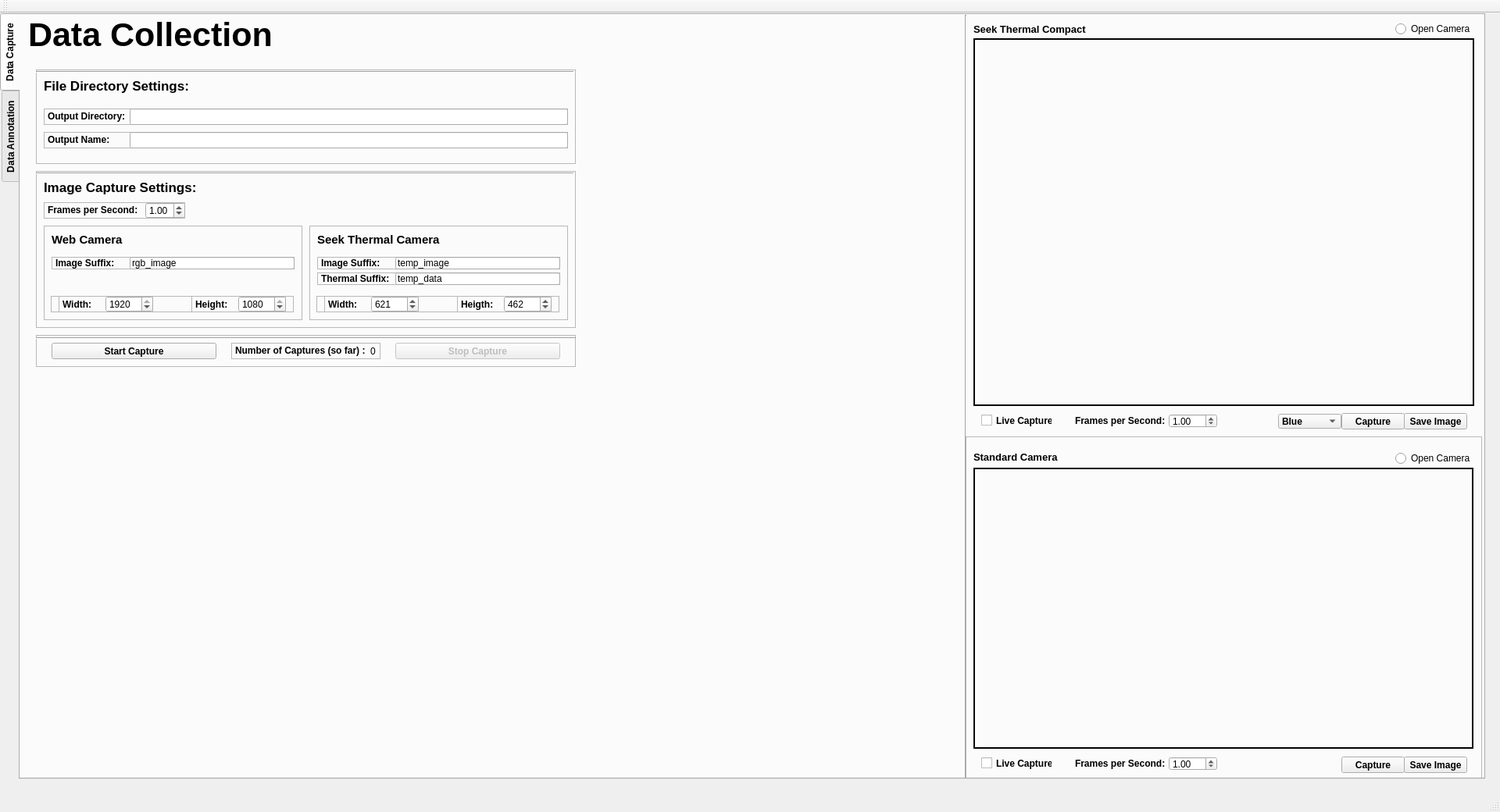
<?xml version="1.0" encoding="UTF-8"?>
<ui version="4.0">
 <class>ThermalVisionControlClass</class>
 <widget class="QMainWindow" name="ThermalVisionControlClass">
  <property name="geometry">
   <rect>
    <x>0</x>
    <y>0</y>
    <width>1920</width>
    <height>1040</height>
   </rect>
  </property>
  <property name="windowTitle">
   <string>ThermalVisionControl</string>
  </property>
  <property name="layoutDirection">
   <enum>Qt::LeftToRight</enum>
  </property>
  <widget class="QWidget" name="centralWidget">
   <widget class="QTabWidget" name="tabWidget">
    <property name="geometry">
     <rect>
      <x>0</x>
      <y>0</y>
      <width>1901</width>
      <height>981</height>
     </rect>
    </property>
    <property name="font">
     <font>
      <weight>75</weight>
      <italic>false</italic>
      <bold>true</bold>
      <strikeout>false</strikeout>
      <stylestrategy>PreferAntialias</stylestrategy>
      <kerning>true</kerning>
     </font>
    </property>
    <property name="mouseTracking">
     <bool>false</bool>
    </property>
    <property name="tabletTracking">
     <bool>false</bool>
    </property>
    <property name="focusPolicy">
     <enum>Qt::NoFocus</enum>
    </property>
    <property name="layoutDirection">
     <enum>Qt::LeftToRight</enum>
    </property>
    <property name="tabPosition">
     <enum>QTabWidget::West</enum>
    </property>
    <property name="tabShape">
     <enum>QTabWidget::Rounded</enum>
    </property>
    <property name="currentIndex">
     <number>0</number>
    </property>
    <property name="elideMode">
     <enum>Qt::ElideNone</enum>
    </property>
    <widget class="QWidget" name="DataCaptureTab">
     <attribute name="title">
      <string>Data Capture</string>
     </attribute>
     <widget class="QFrame" name="SeekThermalFrame">
      <property name="geometry">
       <rect>
        <x>1210</x>
        <y>0</y>
        <width>661</width>
        <height>541</height>
       </rect>
      </property>
      <property name="layoutDirection">
       <enum>Qt::LeftToRight</enum>
      </property>
      <property name="frameShape">
       <enum>QFrame::NoFrame</enum>
      </property>
      <property name="frameShadow">
       <enum>QFrame::Sunken</enum>
      </property>
      <widget class="QLabel" name="SeekDisplay">
       <property name="geometry">
        <rect>
         <x>10</x>
         <y>30</y>
         <width>641</width>
         <height>471</height>
        </rect>
       </property>
       <property name="frameShape">
        <enum>QFrame::WinPanel</enum>
       </property>
       <property name="lineWidth">
        <number>2</number>
       </property>
       <property name="text">
        <string/>
       </property>
       <property name="alignment">
        <set>Qt::AlignCenter</set>
       </property>
      </widget>
      <widget class="QLabel" name="SeekDisplayTitle">
       <property name="geometry">
        <rect>
         <x>10</x>
         <y>10</y>
         <width>411</width>
         <height>16</height>
        </rect>
       </property>
       <property name="font">
        <font>
         <pointsize>10</pointsize>
         <weight>75</weight>
         <italic>false</italic>
         <bold>true</bold>
         <strikeout>false</strikeout>
         <stylestrategy>PreferAntialias</stylestrategy>
         <kerning>true</kerning>
        </font>
       </property>
       <property name="text">
        <string>Seek Thermal Compact</string>
       </property>
       <property name="alignment">
        <set>Qt::AlignLeading|Qt::AlignLeft|Qt::AlignVCenter</set>
       </property>
      </widget>
      <widget class="QCheckBox" name="SeekEnable">
       <property name="geometry">
        <rect>
         <x>20</x>
         <y>511</y>
         <width>91</width>
         <height>17</height>
        </rect>
       </property>
       <property name="text">
        <string>Live Capture</string>
       </property>
       <property name="checked">
        <bool>false</bool>
       </property>
       <property name="autoRepeat">
        <bool>false</bool>
       </property>
       <property name="tristate">
        <bool>false</bool>
       </property>
      </widget>
      <widget class="QPushButton" name="SeekCapture">
       <property name="geometry">
        <rect>
         <x>481</x>
         <y>510</y>
         <width>81</width>
         <height>21</height>
        </rect>
       </property>
       <property name="text">
        <string>Capture</string>
       </property>
      </widget>
      <widget class="QPushButton" name="SeekSave">
       <property name="geometry">
        <rect>
         <x>561</x>
         <y>510</y>
         <width>81</width>
         <height>21</height>
        </rect>
       </property>
       <property name="text">
        <string>Save Image</string>
       </property>
      </widget>
      <widget class="QComboBox" name="SeekCombo">
       <property name="geometry">
        <rect>
         <x>400</x>
         <y>511</y>
         <width>81</width>
         <height>19</height>
        </rect>
       </property>
       <property name="sizePolicy">
        <sizepolicy hsizetype="Minimum" vsizetype="Fixed">
         <horstretch>0</horstretch>
         <verstretch>0</verstretch>
        </sizepolicy>
       </property>
       <item>
        <property name="text">
         <string>Blue</string>
        </property>
       </item>
       <item>
        <property name="text">
         <string>Red</string>
        </property>
       </item>
       <item>
        <property name="text">
         <string>Rainbow</string>
        </property>
       </item>
       <item>
        <property name="text">
         <string>B&amp;W</string>
        </property>
       </item>
      </widget>
      <widget class="QDoubleSpinBox" name="SeekFrameRate">
       <property name="geometry">
        <rect>
         <x>260</x>
         <y>511</y>
         <width>62</width>
         <height>18</height>
        </rect>
       </property>
       <property name="font">
        <font>
         <weight>50</weight>
         <italic>false</italic>
         <bold>false</bold>
         <strikeout>false</strikeout>
         <stylestrategy>PreferAntialias</stylestrategy>
         <kerning>true</kerning>
        </font>
       </property>
       <property name="minimum">
        <double>0.100000000000000</double>
       </property>
       <property name="maximum">
        <double>10.000000000000000</double>
       </property>
       <property name="singleStep">
        <double>0.100000000000000</double>
       </property>
       <property name="value">
        <double>1.000000000000000</double>
       </property>
      </widget>
      <widget class="QLabel" name="SeekFrameRateLabel">
       <property name="geometry">
        <rect>
         <x>140</x>
         <y>511</y>
         <width>121</width>
         <height>17</height>
        </rect>
       </property>
       <property name="text">
        <string>Frames per Second:</string>
       </property>
      </widget>
      <widget class="QRadioButton" name="SeekOpen">
       <property name="geometry">
        <rect>
         <x>550</x>
         <y>10</y>
         <width>101</width>
         <height>16</height>
        </rect>
       </property>
       <property name="font">
        <font>
         <weight>50</weight>
         <italic>false</italic>
         <bold>false</bold>
         <strikeout>false</strikeout>
         <stylestrategy>PreferAntialias</stylestrategy>
         <kerning>true</kerning>
        </font>
       </property>
       <property name="text">
        <string>Open Camera</string>
       </property>
      </widget>
     </widget>
     <widget class="QLabel" name="DataCollectionTitle">
      <property name="geometry">
       <rect>
        <x>10</x>
        <y>0</y>
        <width>591</width>
        <height>51</height>
       </rect>
      </property>
      <property name="font">
       <font>
        <pointsize>32</pointsize>
        <weight>75</weight>
        <italic>false</italic>
        <bold>true</bold>
        <underline>false</underline>
        <strikeout>false</strikeout>
        <stylestrategy>PreferAntialias</stylestrategy>
        <kerning>true</kerning>
       </font>
      </property>
      <property name="frameShape">
       <enum>QFrame::NoFrame</enum>
      </property>
      <property name="text">
       <string>Data Collection </string>
      </property>
     </widget>
     <widget class="Line" name="VertLine">
      <property name="geometry">
       <rect>
        <x>1200</x>
        <y>0</y>
        <width>20</width>
        <height>1011</height>
       </rect>
      </property>
      <property name="orientation">
       <enum>Qt::Vertical</enum>
      </property>
     </widget>
     <widget class="QFrame" name="FDirSettings">
      <property name="geometry">
       <rect>
        <x>20</x>
        <y>70</y>
        <width>691</width>
        <height>121</height>
       </rect>
      </property>
      <property name="frameShape">
       <enum>QFrame::StyledPanel</enum>
      </property>
      <property name="frameShadow">
       <enum>QFrame::Raised</enum>
      </property>
      <widget class="QFrame" name="OutDirFrame">
       <property name="geometry">
        <rect>
         <x>10</x>
         <y>50</y>
         <width>671</width>
         <height>21</height>
        </rect>
       </property>
       <property name="frameShape">
        <enum>QFrame::StyledPanel</enum>
       </property>
       <property name="frameShadow">
        <enum>QFrame::Plain</enum>
       </property>
       <widget class="QLineEdit" name="OutDirLine">
        <property name="geometry">
         <rect>
          <x>110</x>
          <y>0</y>
          <width>561</width>
          <height>21</height>
         </rect>
        </property>
        <property name="font">
         <font>
          <weight>50</weight>
          <italic>false</italic>
          <bold>false</bold>
          <strikeout>false</strikeout>
          <stylestrategy>PreferAntialias</stylestrategy>
          <kerning>true</kerning>
         </font>
        </property>
        <property name="text">
         <string/>
        </property>
        <property name="frame">
         <bool>true</bool>
        </property>
        <property name="readOnly">
         <bool>false</bool>
        </property>
       </widget>
       <widget class="QLabel" name="OutDirLabel">
        <property name="geometry">
         <rect>
          <x>5</x>
          <y>0</y>
          <width>100</width>
          <height>20</height>
         </rect>
        </property>
        <property name="toolTip">
         <string>&lt;html&gt;&lt;head/&gt;&lt;body&gt;&lt;p&gt;Output Directory: &lt;span style=&quot; font-weight:400;&quot;&gt;Path to directory where a directory &amp;quot;Output Name&amp;quot; will be created and where the output of the data collection run will be stored. &lt;/span&gt;&lt;/p&gt;&lt;/body&gt;&lt;/html&gt;</string>
        </property>
        <property name="text">
         <string>Output Directory:</string>
        </property>
       </widget>
      </widget>
      <widget class="QFrame" name="OutNameFrame">
       <property name="geometry">
        <rect>
         <x>10</x>
         <y>80</y>
         <width>671</width>
         <height>21</height>
        </rect>
       </property>
       <property name="frameShape">
        <enum>QFrame::StyledPanel</enum>
       </property>
       <property name="frameShadow">
        <enum>QFrame::Plain</enum>
       </property>
       <widget class="QLineEdit" name="OutNameLine">
        <property name="geometry">
         <rect>
          <x>110</x>
          <y>0</y>
          <width>561</width>
          <height>21</height>
         </rect>
        </property>
        <property name="font">
         <font>
          <weight>50</weight>
          <italic>false</italic>
          <bold>false</bold>
          <strikeout>false</strikeout>
          <stylestrategy>PreferAntialias</stylestrategy>
          <kerning>true</kerning>
         </font>
        </property>
        <property name="text">
         <string/>
        </property>
        <property name="frame">
         <bool>true</bool>
        </property>
        <property name="readOnly">
         <bool>false</bool>
        </property>
       </widget>
       <widget class="QLabel" name="OutNameLabel">
        <property name="geometry">
         <rect>
          <x>5</x>
          <y>0</y>
          <width>100</width>
          <height>20</height>
         </rect>
        </property>
        <property name="toolTip">
         <string>&lt;html&gt;&lt;head/&gt;&lt;body&gt;&lt;p&gt;Output Name: &lt;span style=&quot; font-weight:400;&quot;&gt;Name of folder that will be created inside Output Directory; in which, the thermal, RGB, and CSV files from the data collection run will be saved. &lt;/span&gt;&lt;/p&gt;&lt;/body&gt;&lt;/html&gt;</string>
        </property>
        <property name="text">
         <string>Output Name:</string>
        </property>
       </widget>
      </widget>
      <widget class="QLabel" name="FDirLabel">
       <property name="geometry">
        <rect>
         <x>10</x>
         <y>10</y>
         <width>221</width>
         <height>21</height>
        </rect>
       </property>
       <property name="font">
        <font>
         <pointsize>13</pointsize>
         <weight>75</weight>
         <italic>false</italic>
         <bold>true</bold>
         <strikeout>false</strikeout>
         <stylestrategy>PreferAntialias</stylestrategy>
         <kerning>true</kerning>
        </font>
       </property>
       <property name="text">
        <string>File Directory Settings:</string>
       </property>
      </widget>
      <widget class="Line" name="FDirHorizontalLine">
       <property name="geometry">
        <rect>
         <x>-3</x>
         <y>-5</y>
         <width>691</width>
         <height>16</height>
        </rect>
       </property>
       <property name="orientation">
        <enum>Qt::Horizontal</enum>
       </property>
      </widget>
     </widget>
     <widget class="QFrame" name="ImgCapSettings">
      <property name="geometry">
       <rect>
        <x>20</x>
        <y>200</y>
        <width>691</width>
        <height>201</height>
       </rect>
      </property>
      <property name="frameShape">
       <enum>QFrame::StyledPanel</enum>
      </property>
      <property name="frameShadow">
       <enum>QFrame::Raised</enum>
      </property>
      <widget class="QFrame" name="CapFPSFrame">
       <property name="geometry">
        <rect>
         <x>10</x>
         <y>40</y>
         <width>181</width>
         <height>21</height>
        </rect>
       </property>
       <property name="frameShape">
        <enum>QFrame::StyledPanel</enum>
       </property>
       <property name="frameShadow">
        <enum>QFrame::Plain</enum>
       </property>
       <widget class="QLabel" name="CapFPSLabel">
        <property name="geometry">
         <rect>
          <x>5</x>
          <y>0</y>
          <width>121</width>
          <height>20</height>
         </rect>
        </property>
        <property name="toolTip">
         <string>&lt;html&gt;&lt;head/&gt;&lt;body&gt;&lt;p&gt;Output Directory: &lt;span style=&quot; font-weight:400;&quot;&gt;Path to directory where a directory &amp;quot;Output Name&amp;quot; will be created and where the output of the data collection run will be stored. &lt;/span&gt;&lt;/p&gt;&lt;/body&gt;&lt;/html&gt;</string>
        </property>
        <property name="text">
         <string>Frames per Second:</string>
        </property>
       </widget>
       <widget class="QDoubleSpinBox" name="CapFrameRate">
        <property name="geometry">
         <rect>
          <x>130</x>
          <y>0</y>
          <width>51</width>
          <height>21</height>
         </rect>
        </property>
        <property name="font">
         <font>
          <weight>50</weight>
          <italic>false</italic>
          <bold>false</bold>
          <strikeout>false</strikeout>
          <stylestrategy>PreferAntialias</stylestrategy>
          <kerning>true</kerning>
         </font>
        </property>
        <property name="minimum">
         <double>0.100000000000000</double>
        </property>
        <property name="maximum">
         <double>10.000000000000000</double>
        </property>
        <property name="singleStep">
         <double>0.100000000000000</double>
        </property>
        <property name="value">
         <double>1.000000000000000</double>
        </property>
       </widget>
      </widget>
      <widget class="QLabel" name="ImageSettingsTitle">
       <property name="geometry">
        <rect>
         <x>10</x>
         <y>10</y>
         <width>221</width>
         <height>21</height>
        </rect>
       </property>
       <property name="font">
        <font>
         <pointsize>13</pointsize>
         <weight>75</weight>
         <italic>false</italic>
         <bold>true</bold>
         <strikeout>false</strikeout>
         <stylestrategy>PreferAntialias</stylestrategy>
         <kerning>true</kerning>
        </font>
       </property>
       <property name="text">
        <string>Image Capture Settings:</string>
       </property>
      </widget>
      <widget class="Line" name="ImgCapSettingsHorzLine">
       <property name="geometry">
        <rect>
         <x>-3</x>
         <y>-5</y>
         <width>691</width>
         <height>16</height>
        </rect>
       </property>
       <property name="orientation">
        <enum>Qt::Horizontal</enum>
       </property>
      </widget>
      <widget class="QFrame" name="WebCamFrame">
       <property name="geometry">
        <rect>
         <x>10</x>
         <y>70</y>
         <width>331</width>
         <height>121</height>
        </rect>
       </property>
       <property name="frameShape">
        <enum>QFrame::StyledPanel</enum>
       </property>
       <property name="frameShadow">
        <enum>QFrame::Plain</enum>
       </property>
       <widget class="QLabel" name="WebCamTitle">
        <property name="geometry">
         <rect>
          <x>10</x>
          <y>10</y>
          <width>141</width>
          <height>16</height>
         </rect>
        </property>
        <property name="font">
         <font>
          <pointsize>11</pointsize>
          <weight>75</weight>
          <italic>false</italic>
          <bold>true</bold>
          <strikeout>false</strikeout>
          <stylestrategy>PreferAntialias</stylestrategy>
          <kerning>true</kerning>
         </font>
        </property>
        <property name="text">
         <string>Web Camera</string>
        </property>
       </widget>
       <widget class="QFrame" name="WebWidthHeightFrame">
        <property name="geometry">
         <rect>
          <x>9</x>
          <y>90</y>
          <width>311</width>
          <height>21</height>
         </rect>
        </property>
        <property name="frameShape">
         <enum>QFrame::StyledPanel</enum>
        </property>
        <property name="frameShadow">
         <enum>QFrame::Raised</enum>
        </property>
        <widget class="QFrame" name="WebHeightFrame">
         <property name="geometry">
          <rect>
           <x>180</x>
           <y>0</y>
           <width>121</width>
           <height>21</height>
          </rect>
         </property>
         <property name="frameShape">
          <enum>QFrame::StyledPanel</enum>
         </property>
         <property name="frameShadow">
          <enum>QFrame::Raised</enum>
         </property>
         <widget class="QSpinBox" name="WebHeight">
          <property name="geometry">
           <rect>
            <x>60</x>
            <y>0</y>
            <width>61</width>
            <height>21</height>
           </rect>
          </property>
          <property name="font">
           <font>
            <weight>50</weight>
            <italic>false</italic>
            <bold>false</bold>
            <strikeout>false</strikeout>
            <stylestrategy>PreferAntialias</stylestrategy>
            <kerning>true</kerning>
           </font>
          </property>
          <property name="maximum">
           <number>1080</number>
          </property>
          <property name="singleStep">
           <number>100</number>
          </property>
          <property name="value">
           <number>1080</number>
          </property>
         </widget>
         <widget class="QLabel" name="WebHeightLabel">
          <property name="geometry">
           <rect>
            <x>5</x>
            <y>0</y>
            <width>45</width>
            <height>21</height>
           </rect>
          </property>
          <property name="text">
           <string>Height:</string>
          </property>
         </widget>
        </widget>
        <widget class="QFrame" name="WebWidthFrame">
         <property name="geometry">
          <rect>
           <x>10</x>
           <y>0</y>
           <width>121</width>
           <height>21</height>
          </rect>
         </property>
         <property name="frameShape">
          <enum>QFrame::StyledPanel</enum>
         </property>
         <property name="frameShadow">
          <enum>QFrame::Raised</enum>
         </property>
         <widget class="QSpinBox" name="WebWidth">
          <property name="geometry">
           <rect>
            <x>60</x>
            <y>0</y>
            <width>61</width>
            <height>21</height>
           </rect>
          </property>
          <property name="font">
           <font>
            <weight>50</weight>
            <italic>false</italic>
            <bold>false</bold>
            <strikeout>false</strikeout>
            <stylestrategy>PreferAntialias</stylestrategy>
            <kerning>true</kerning>
           </font>
          </property>
          <property name="maximum">
           <number>1920</number>
          </property>
          <property name="singleStep">
           <number>100</number>
          </property>
          <property name="value">
           <number>1920</number>
          </property>
         </widget>
         <widget class="QLabel" name="WebWidthLabel">
          <property name="geometry">
           <rect>
            <x>5</x>
            <y>0</y>
            <width>45</width>
            <height>21</height>
           </rect>
          </property>
          <property name="text">
           <string>Width:</string>
          </property>
         </widget>
        </widget>
       </widget>
       <widget class="QFrame" name="WebImgSuffixFrame">
        <property name="geometry">
         <rect>
          <x>10</x>
          <y>40</y>
          <width>311</width>
          <height>16</height>
         </rect>
        </property>
        <property name="frameShape">
         <enum>QFrame::StyledPanel</enum>
        </property>
        <property name="frameShadow">
         <enum>QFrame::Plain</enum>
        </property>
        <widget class="QLineEdit" name="WebImgSuffix">
         <property name="geometry">
          <rect>
           <x>100</x>
           <y>0</y>
           <width>211</width>
           <height>16</height>
          </rect>
         </property>
         <property name="font">
          <font>
           <weight>50</weight>
           <italic>false</italic>
           <bold>false</bold>
           <strikeout>false</strikeout>
           <stylestrategy>PreferAntialias</stylestrategy>
           <kerning>true</kerning>
          </font>
         </property>
         <property name="text">
          <string>rgb_image</string>
         </property>
        </widget>
        <widget class="QLabel" name="WebImgSuffixLabel">
         <property name="geometry">
          <rect>
           <x>5</x>
           <y>0</y>
           <width>91</width>
           <height>16</height>
          </rect>
         </property>
         <property name="text">
          <string>Image Suffix:</string>
         </property>
        </widget>
       </widget>
      </widget>
      <widget class="QFrame" name="SeekCamFrame">
       <property name="geometry">
        <rect>
         <x>350</x>
         <y>70</y>
         <width>331</width>
         <height>121</height>
        </rect>
       </property>
       <property name="frameShape">
        <enum>QFrame::StyledPanel</enum>
       </property>
       <property name="frameShadow">
        <enum>QFrame::Plain</enum>
       </property>
       <property name="lineWidth">
        <number>1</number>
       </property>
       <property name="midLineWidth">
        <number>0</number>
       </property>
       <widget class="QLabel" name="SeekCamTitle">
        <property name="geometry">
         <rect>
          <x>10</x>
          <y>10</y>
          <width>171</width>
          <height>16</height>
         </rect>
        </property>
        <property name="font">
         <font>
          <pointsize>11</pointsize>
          <weight>75</weight>
          <italic>false</italic>
          <bold>true</bold>
          <strikeout>false</strikeout>
          <stylestrategy>PreferAntialias</stylestrategy>
          <kerning>true</kerning>
         </font>
        </property>
        <property name="text">
         <string>Seek Thermal Camera</string>
        </property>
       </widget>
       <widget class="QFrame" name="SeekTempSuffixFrame">
        <property name="geometry">
         <rect>
          <x>10</x>
          <y>60</y>
          <width>311</width>
          <height>16</height>
         </rect>
        </property>
        <property name="frameShape">
         <enum>QFrame::StyledPanel</enum>
        </property>
        <property name="frameShadow">
         <enum>QFrame::Plain</enum>
        </property>
        <widget class="QLineEdit" name="SeekTempSuffix">
         <property name="geometry">
          <rect>
           <x>100</x>
           <y>0</y>
           <width>211</width>
           <height>16</height>
          </rect>
         </property>
         <property name="font">
          <font>
           <weight>50</weight>
           <italic>false</italic>
           <bold>false</bold>
           <strikeout>false</strikeout>
           <stylestrategy>PreferAntialias</stylestrategy>
           <kerning>true</kerning>
          </font>
         </property>
         <property name="text">
          <string>temp_data</string>
         </property>
        </widget>
        <widget class="QLabel" name="SeekTempSuffixLabel">
         <property name="geometry">
          <rect>
           <x>5</x>
           <y>0</y>
           <width>91</width>
           <height>16</height>
          </rect>
         </property>
         <property name="text">
          <string>Thermal Suffix:</string>
         </property>
        </widget>
       </widget>
       <widget class="QFrame" name="SeekWidthHeightFrame">
        <property name="geometry">
         <rect>
          <x>9</x>
          <y>90</y>
          <width>311</width>
          <height>21</height>
         </rect>
        </property>
        <property name="frameShape">
         <enum>QFrame::StyledPanel</enum>
        </property>
        <property name="frameShadow">
         <enum>QFrame::Raised</enum>
        </property>
        <widget class="QFrame" name="SeekHeigthFrame">
         <property name="geometry">
          <rect>
           <x>180</x>
           <y>0</y>
           <width>121</width>
           <height>21</height>
          </rect>
         </property>
         <property name="frameShape">
          <enum>QFrame::StyledPanel</enum>
         </property>
         <property name="frameShadow">
          <enum>QFrame::Raised</enum>
         </property>
         <widget class="QSpinBox" name="SeekHeight">
          <property name="geometry">
           <rect>
            <x>60</x>
            <y>0</y>
            <width>61</width>
            <height>21</height>
           </rect>
          </property>
          <property name="font">
           <font>
            <weight>50</weight>
            <italic>false</italic>
            <bold>false</bold>
            <strikeout>false</strikeout>
            <stylestrategy>PreferAntialias</stylestrategy>
            <kerning>true</kerning>
           </font>
          </property>
          <property name="maximum">
           <number>4000</number>
          </property>
          <property name="value">
           <number>462</number>
          </property>
         </widget>
         <widget class="QLabel" name="SeekHeightLabel">
          <property name="geometry">
           <rect>
            <x>5</x>
            <y>0</y>
            <width>45</width>
            <height>21</height>
           </rect>
          </property>
          <property name="text">
           <string>Heigth:</string>
          </property>
         </widget>
        </widget>
        <widget class="QFrame" name="SeekWidthFrame">
         <property name="geometry">
          <rect>
           <x>10</x>
           <y>0</y>
           <width>121</width>
           <height>21</height>
          </rect>
         </property>
         <property name="frameShape">
          <enum>QFrame::StyledPanel</enum>
         </property>
         <property name="frameShadow">
          <enum>QFrame::Raised</enum>
         </property>
         <widget class="QSpinBox" name="SeekWidth">
          <property name="geometry">
           <rect>
            <x>60</x>
            <y>0</y>
            <width>61</width>
            <height>21</height>
           </rect>
          </property>
          <property name="font">
           <font>
            <weight>50</weight>
            <italic>false</italic>
            <bold>false</bold>
            <strikeout>false</strikeout>
            <stylestrategy>PreferAntialias</stylestrategy>
            <kerning>true</kerning>
           </font>
          </property>
          <property name="maximum">
           <number>4000</number>
          </property>
          <property name="value">
           <number>621</number>
          </property>
         </widget>
         <widget class="QLabel" name="SeekWidthLabel">
          <property name="geometry">
           <rect>
            <x>5</x>
            <y>0</y>
            <width>45</width>
            <height>21</height>
           </rect>
          </property>
          <property name="text">
           <string>Width:</string>
          </property>
         </widget>
        </widget>
       </widget>
       <widget class="QFrame" name="SeekImgSuffixFrame">
        <property name="geometry">
         <rect>
          <x>10</x>
          <y>40</y>
          <width>311</width>
          <height>16</height>
         </rect>
        </property>
        <property name="frameShape">
         <enum>QFrame::StyledPanel</enum>
        </property>
        <property name="frameShadow">
         <enum>QFrame::Plain</enum>
        </property>
        <widget class="QLineEdit" name="SeekImgSuffix">
         <property name="geometry">
          <rect>
           <x>100</x>
           <y>0</y>
           <width>211</width>
           <height>16</height>
          </rect>
         </property>
         <property name="font">
          <font>
           <weight>50</weight>
           <italic>false</italic>
           <bold>false</bold>
           <strikeout>false</strikeout>
           <stylestrategy>PreferAntialias</stylestrategy>
           <kerning>true</kerning>
          </font>
         </property>
         <property name="text">
          <string>temp_image</string>
         </property>
        </widget>
        <widget class="QLabel" name="SeekImgSuffixLabel">
         <property name="geometry">
          <rect>
           <x>5</x>
           <y>0</y>
           <width>91</width>
           <height>16</height>
          </rect>
         </property>
         <property name="text">
          <string>Image Suffix:</string>
         </property>
        </widget>
       </widget>
      </widget>
     </widget>
     <widget class="QFrame" name="CaptFrame">
      <property name="geometry">
       <rect>
        <x>20</x>
        <y>410</y>
        <width>691</width>
        <height>41</height>
       </rect>
      </property>
      <property name="frameShape">
       <enum>QFrame::StyledPanel</enum>
      </property>
      <property name="frameShadow">
       <enum>QFrame::Raised</enum>
      </property>
      <widget class="QPushButton" name="CapStart">
       <property name="geometry">
        <rect>
         <x>20</x>
         <y>10</y>
         <width>211</width>
         <height>21</height>
        </rect>
       </property>
       <property name="text">
        <string>Start Capture</string>
       </property>
      </widget>
      <widget class="Line" name="line_4">
       <property name="geometry">
        <rect>
         <x>0</x>
         <y>-4</y>
         <width>691</width>
         <height>16</height>
        </rect>
       </property>
       <property name="orientation">
        <enum>Qt::Horizontal</enum>
       </property>
      </widget>
      <widget class="QFrame" name="frame">
       <property name="geometry">
        <rect>
         <x>250</x>
         <y>10</y>
         <width>191</width>
         <height>21</height>
        </rect>
       </property>
       <property name="frameShape">
        <enum>QFrame::StyledPanel</enum>
       </property>
       <property name="frameShadow">
        <enum>QFrame::Raised</enum>
       </property>
       <widget class="QLabel" name="CapNumLabel">
        <property name="geometry">
         <rect>
          <x>5</x>
          <y>0</y>
          <width>171</width>
          <height>20</height>
         </rect>
        </property>
        <property name="text">
         <string>Number of Captures (so far) : </string>
        </property>
       </widget>
       <widget class="QLabel" name="CapNumDisplay">
        <property name="geometry">
         <rect>
          <x>178</x>
          <y>0</y>
          <width>16</width>
          <height>21</height>
         </rect>
        </property>
        <property name="font">
         <font>
          <weight>50</weight>
          <italic>false</italic>
          <bold>false</bold>
          <strikeout>false</strikeout>
          <stylestrategy>PreferAntialias</stylestrategy>
          <kerning>true</kerning>
         </font>
        </property>
        <property name="text">
         <string>0</string>
        </property>
       </widget>
      </widget>
      <widget class="QPushButton" name="CapStop">
       <property name="enabled">
        <bool>false</bool>
       </property>
       <property name="geometry">
        <rect>
         <x>460</x>
         <y>10</y>
         <width>211</width>
         <height>21</height>
        </rect>
       </property>
       <property name="text">
        <string>Stop Capture</string>
       </property>
       <property name="autoDefault">
        <bool>false</bool>
       </property>
       <property name="default">
        <bool>false</bool>
       </property>
       <property name="flat">
        <bool>false</bool>
       </property>
      </widget>
     </widget>
     <widget class="QFrame" name="WebCamDisplayFrame">
      <property name="geometry">
       <rect>
        <x>1210</x>
        <y>540</y>
        <width>661</width>
        <height>451</height>
       </rect>
      </property>
      <property name="frameShape">
       <enum>QFrame::StyledPanel</enum>
      </property>
      <property name="frameShadow">
       <enum>QFrame::Raised</enum>
      </property>
      <widget class="QLabel" name="WebCamDisplay">
       <property name="geometry">
        <rect>
         <x>10</x>
         <y>40</y>
         <width>640</width>
         <height>360</height>
        </rect>
       </property>
       <property name="frameShape">
        <enum>QFrame::WinPanel</enum>
       </property>
       <property name="text">
        <string/>
       </property>
      </widget>
      <widget class="QLabel" name="WebCamDisplayTitle">
       <property name="geometry">
        <rect>
         <x>10</x>
         <y>16</y>
         <width>121</width>
         <height>20</height>
        </rect>
       </property>
       <property name="font">
        <font>
         <pointsize>10</pointsize>
         <weight>75</weight>
         <italic>false</italic>
         <bold>true</bold>
         <strikeout>false</strikeout>
         <stylestrategy>PreferAntialias</stylestrategy>
         <kerning>true</kerning>
        </font>
       </property>
       <property name="text">
        <string>Standard Camera</string>
       </property>
      </widget>
      <widget class="QCheckBox" name="WebCamDisplayEnable">
       <property name="geometry">
        <rect>
         <x>20</x>
         <y>410</y>
         <width>91</width>
         <height>17</height>
        </rect>
       </property>
       <property name="text">
        <string>Live Capture</string>
       </property>
       <property name="checked">
        <bool>false</bool>
       </property>
       <property name="autoRepeat">
        <bool>false</bool>
       </property>
       <property name="tristate">
        <bool>false</bool>
       </property>
      </widget>
      <widget class="QLabel" name="WebCamDisplayFpsLabel">
       <property name="geometry">
        <rect>
         <x>140</x>
         <y>410</y>
         <width>121</width>
         <height>17</height>
        </rect>
       </property>
       <property name="text">
        <string>Frames per Second:</string>
       </property>
      </widget>
      <widget class="QDoubleSpinBox" name="WebCamDisplayFrameRate">
       <property name="geometry">
        <rect>
         <x>260</x>
         <y>410</y>
         <width>62</width>
         <height>18</height>
        </rect>
       </property>
       <property name="font">
        <font>
         <weight>50</weight>
         <italic>false</italic>
         <bold>false</bold>
         <strikeout>false</strikeout>
         <stylestrategy>PreferAntialias</stylestrategy>
         <kerning>true</kerning>
        </font>
       </property>
       <property name="minimum">
        <double>0.100000000000000</double>
       </property>
       <property name="maximum">
        <double>60.000000000000000</double>
       </property>
       <property name="singleStep">
        <double>0.100000000000000</double>
       </property>
       <property name="value">
        <double>1.000000000000000</double>
       </property>
      </widget>
      <widget class="QPushButton" name="WebCamDisplaySave">
       <property name="geometry">
        <rect>
         <x>561</x>
         <y>410</y>
         <width>81</width>
         <height>21</height>
        </rect>
       </property>
       <property name="text">
        <string>Save Image</string>
       </property>
      </widget>
      <widget class="QPushButton" name="WebCamDisplayCapture">
       <property name="geometry">
        <rect>
         <x>481</x>
         <y>410</y>
         <width>81</width>
         <height>21</height>
        </rect>
       </property>
       <property name="text">
        <string>Capture</string>
       </property>
      </widget>
      <widget class="QFrame" name="WebCamDisplayFrame_2">
       <property name="geometry">
        <rect>
         <x>1230</x>
         <y>440</y>
         <width>661</width>
         <height>491</height>
        </rect>
       </property>
       <property name="frameShape">
        <enum>QFrame::StyledPanel</enum>
       </property>
       <property name="frameShadow">
        <enum>QFrame::Raised</enum>
       </property>
       <widget class="QLabel" name="WebCamDisplay_3">
        <property name="geometry">
         <rect>
          <x>10</x>
          <y>40</y>
          <width>640</width>
          <height>360</height>
         </rect>
        </property>
        <property name="frameShape">
         <enum>QFrame::WinPanel</enum>
        </property>
        <property name="text">
         <string/>
        </property>
       </widget>
       <widget class="QLabel" name="WebCamDisplayTitle_3">
        <property name="geometry">
         <rect>
          <x>10</x>
          <y>16</y>
          <width>121</width>
          <height>20</height>
         </rect>
        </property>
        <property name="font">
         <font>
          <pointsize>10</pointsize>
          <weight>75</weight>
          <italic>false</italic>
          <bold>true</bold>
          <strikeout>false</strikeout>
          <stylestrategy>PreferAntialias</stylestrategy>
          <kerning>true</kerning>
         </font>
        </property>
        <property name="text">
         <string>Standard Camera</string>
        </property>
       </widget>
       <widget class="QCheckBox" name="WebCamDisplayEnable_3">
        <property name="geometry">
         <rect>
          <x>20</x>
          <y>410</y>
          <width>91</width>
          <height>17</height>
         </rect>
        </property>
        <property name="text">
         <string>Live Capture</string>
        </property>
        <property name="checked">
         <bool>false</bool>
        </property>
        <property name="autoRepeat">
         <bool>false</bool>
        </property>
        <property name="tristate">
         <bool>false</bool>
        </property>
       </widget>
       <widget class="QLabel" name="SeekFrameRateLabel_4">
        <property name="geometry">
         <rect>
          <x>140</x>
          <y>410</y>
          <width>121</width>
          <height>17</height>
         </rect>
        </property>
        <property name="text">
         <string>Frames per Second:</string>
        </property>
       </widget>
       <widget class="QDoubleSpinBox" name="SeekFrameRate_4">
        <property name="geometry">
         <rect>
          <x>260</x>
          <y>410</y>
          <width>62</width>
          <height>18</height>
         </rect>
        </property>
        <property name="font">
         <font>
          <weight>50</weight>
          <italic>false</italic>
          <bold>false</bold>
          <strikeout>false</strikeout>
          <stylestrategy>PreferAntialias</stylestrategy>
          <kerning>true</kerning>
         </font>
        </property>
        <property name="minimum">
         <double>0.100000000000000</double>
        </property>
        <property name="maximum">
         <double>10.000000000000000</double>
        </property>
        <property name="singleStep">
         <double>0.100000000000000</double>
        </property>
        <property name="value">
         <double>1.000000000000000</double>
        </property>
       </widget>
      </widget>
      <widget class="QRadioButton" name="WebCamOpen">
       <property name="geometry">
        <rect>
         <x>550</x>
         <y>20</y>
         <width>101</width>
         <height>16</height>
        </rect>
       </property>
       <property name="font">
        <font>
         <weight>50</weight>
         <italic>false</italic>
         <bold>false</bold>
         <strikeout>false</strikeout>
         <stylestrategy>PreferAntialias</stylestrategy>
         <kerning>true</kerning>
        </font>
       </property>
       <property name="text">
        <string>Open Camera</string>
       </property>
      </widget>
     </widget>
    </widget>
    <widget class="QWidget" name="DataAnnotateTab">
     <attribute name="title">
      <string>Data Annotation</string>
     </attribute>
     <widget class="QLabel" name="DataCollectionTitle_2">
      <property name="geometry">
       <rect>
        <x>10</x>
        <y>0</y>
        <width>591</width>
        <height>51</height>
       </rect>
      </property>
      <property name="font">
       <font>
        <pointsize>32</pointsize>
        <weight>75</weight>
        <italic>false</italic>
        <bold>true</bold>
        <underline>false</underline>
        <strikeout>false</strikeout>
        <stylestrategy>PreferAntialias</stylestrategy>
        <kerning>true</kerning>
       </font>
      </property>
      <property name="frameShape">
       <enum>QFrame::NoFrame</enum>
      </property>
      <property name="text">
       <string>Data Annotation</string>
      </property>
     </widget>
    </widget>
   </widget>
  </widget>
  <widget class="QMenuBar" name="menuBar">
   <property name="geometry">
    <rect>
     <x>0</x>
     <y>0</y>
     <width>1920</width>
     <height>21</height>
    </rect>
   </property>
  </widget>
  <widget class="QToolBar" name="mainToolBar">
   <attribute name="toolBarArea">
    <enum>TopToolBarArea</enum>
   </attribute>
   <attribute name="toolBarBreak">
    <bool>false</bool>
   </attribute>
  </widget>
  <widget class="QStatusBar" name="statusBar"/>
 </widget>
 <layoutdefault spacing="6" margin="11"/>
 <resources>
  <include location="ThermalVisionControl.qrc"/>
 </resources>
 <connections/>
</ui>
